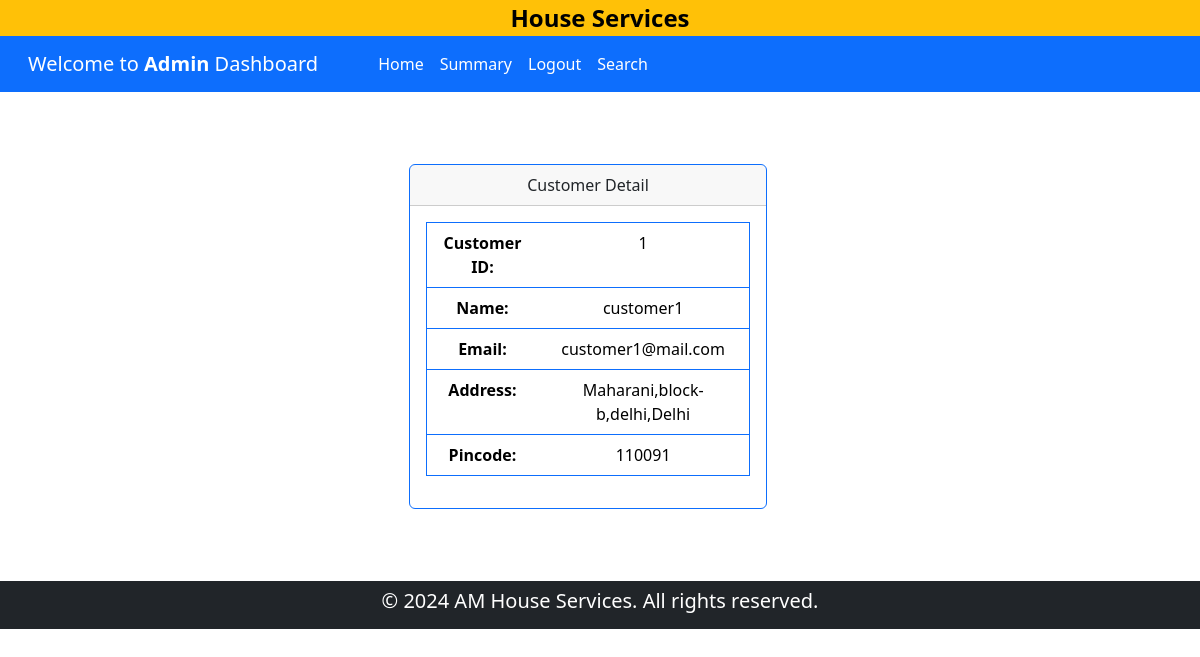
/admin/show_detail/customer/1, run on the app's committed database.
### backened/modals.py (models this page shows)
class Customer(db.Model):
    __tablename__ = "customer"
    id = db.Column(db.Integer, primary_key=True)
    email = db.Column(db.String(120), unique=True, nullable=False)
    password = db.Column(db.String(120), nullable=False)
    name = db.Column(db.String(120), nullable=False)
    address = db.Column(db.String(200), nullable=False)
    pincode = db.Column(db.Integer, nullable=False)
    service_requests = db.relationship(
        "ServiceRequest", backref="customer", lazy=True, cascade="all, delete-orphan"
    )
    reviews = db.relationship(
        "Review", backref="customer", lazy=True, cascade="all, delete-orphan"
    )

### backened/controller.py (the view)
@app.route("/admin/show_detail/<item>/<id>")
def show_detail_admin(item, id):
    if item == "service":
        ser = Service.query.filter_by(id=id).first()
        return render_template("show_admin_detail.html", ser=ser, item=item)
    elif item == "service_request":
        serreq = ServiceRequest.query.filter_by(id=id).first()
        return render_template("show_admin_detail.html", serreq=serreq, item=item)
    elif item == "customer":
        cust = Customer.query.filter_by(id=id).first()
        return render_template("show_admin_detail.html", customer=cust, item=item)
    else:
        prof = Professional.query.filter_by(id=id).first()
        return render_template("show_admin_detail.html", prof=prof, item=item)

### templates/show_admin_detail.html (shortened to what this page needs)
{% extends 'admin_dashboard.html' %}
{% block content %}
    <div class="conatiner justify-content-center m-3">
        {% if item == 'service' %}
            <div class="my-5 row container-fluid align-items-center justify-content-center">
                <div class="col-8 col-lg-4 col-xl-4 my-4 ">
                    <div class="card border-primary">
                        <div class="card-header text-center">
                            Service Detail
                        </div>
                        <div class="card-body text-center">
                            <table class="table border border-primary">
                                <tr>
                                    <th>Service ID:</th>
                                    <td>{{ ser.id }}</td>
                                </tr>
                                <tr>
                                    <th> Name:</th>
                                    <td>{{ ser.name }}</td>
                                </tr>
                                <tr>
                                    <th>Price:</th>
                                    <td>Rs.  {{ ser.price }}</td>
                                </tr>
                                <tr>
                                    <th>Time Required:</th>
                                    <td>{{ ser.time_required }}</td>
                                </tr>
                                <tr>
                                    <th>Description:</th>
                                    <td>{{ ser.description }}</td>
                                </tr>
                            </table>
                        </div>
                    </div>
                </div>
            </div>
        {% elif item == 'customer' %}
        <div class="my-5 row container-fluid align-items-center justify-content-center">
            <div class="col-8 col-lg-4 col-xl-4 my-4 ">
                <div class="card border-primary">
                    <div class="card-header text-center">
                        Customer Detail
                    </div>
                    <div class="card-body text-center">
                        <table class="table border border-primary">
                            <tr>
                                <th>Customer ID:</th>
                                <td>{{ customer.id }}</td>
                            </tr>
                            <tr>
                                <th> Name:</th>
                                <td>{{ customer.name }}</td>
                            </tr>
                            <tr>
                                <th>Email:</th>
                                <td>{{ customer.email }}</td>
                            </tr>
                            <tr>
                                <th>Address:</th>
                                <td>{{ customer.address }}</td>
                            </tr>
                            <tr>
                                <th>Pincode:</th>
                                <td>{{ customer.pincode }}</td>
                            </tr>
                        </table>
                    </div>
                </div>
            </div>
        </div>
        {% endif %}
    </div>
{% endblock content %}

### data on the page
Customer: id "1", name "customer1", email "customer1@mail.com", address "Maharani,block-b,delhi,Delhi", pincode "110091"
